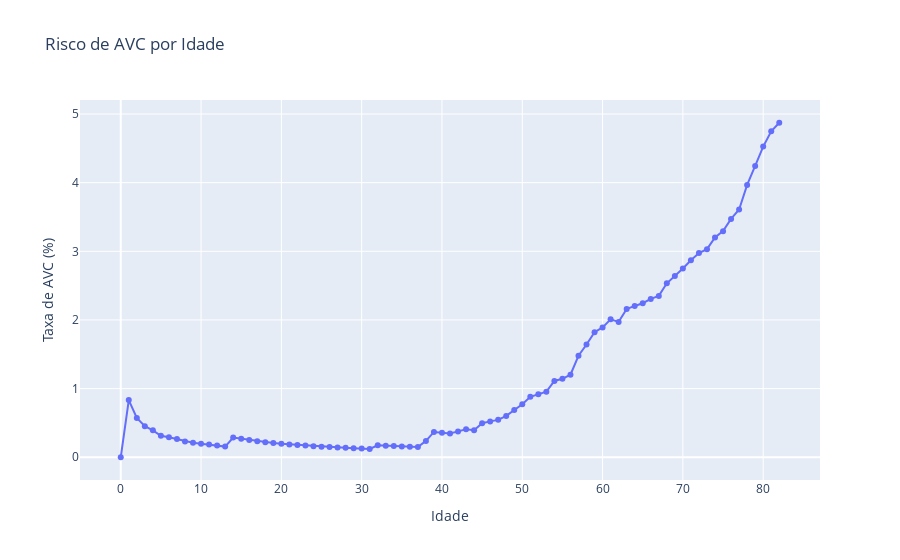

Write notebook code for a chart like this one.
### Code cell
ages = range(df['age'].min(), df['age'].max() + 1)
stroke_rate = []

for age in ages:
    subset = df[df['age'] <= age]  # pessoas com idade até 'age'
    stroke_rate.append(subset['stroke'].mean() * 100)  # porcentagem

# DataFrame para plotar
df_plot = pd.DataFrame({'Idade': ages, 'Taxa_AVC': stroke_rate})

# Gráfico de linha
fig = px.line(
    df_plot,
    x='Idade',
    y='Taxa_AVC',
    title='Risco de AVC por Idade',
    labels={'Idade': 'Idade', 'Taxa_AVC': 'Taxa de AVC (%)'},
    markers=True
)

fig.show()

### Figure 1 — Plotly figure (JSON) as saved in the notebook; plotly's stock layout.template omitted (floating-point values rounded to 4 significant figures)
{"data": [{"hovertemplate": "Idade=%{x}<br>Taxa de AVC (%)=%{y}<extra></extra>", "legendgroup": "", "line": {"color": "#636efa", "dash": "solid"}, "marker": {"symbol": "circle"}, "mode": "lines+markers", "name": "", "orientation": "v", "showlegend": false, "type": "scatter", "x": [0, 1, 2, 3, 4, 5, 6, 7, 8, 9, 10, 11, 12, 13, 14, 15, 16, 17, 18, 19, 20, 21, 22, 23, 24, 25, 26, 27, 28, 29, 30, 31, 32, 33, 34, 35, 36, 37, 38, 39, 40, 41, 42, 43, 44, 45, 46, 47, 48, 49, 50, 51, 52, 53, 54, 55, 56, 57, 58, 59, 60, 61, 62, 63, 64, 65, 66, 67, 68, 69, 70, 71, 72, 73, 74, 75, 76, 77, 78, 79, 80, 81, 82], "xaxis": "x", "y": [0.0, 0.8333, 0.5714, 0.4525, 0.3922, 0.3125, 0.2907, 0.266, 0.2304, 0.2119, 0.1972, 0.1842, 0.1701, 0.155, 0.2861, 0.2688, 0.2513, 0.2336, 0.2183, 0.207, 0.1951, 0.1866, 0.1791, 0.1693, 0.1618, 0.1547, 0.1476, 0.1418, 0.1366, 0.132, 0.1274, 0.1213, 0.1744, 0.1688, 0.1626, 0.158, 0.1538, 0.148, 0.2382, 0.3687, 0.3565, 0.3453, 0.3769, 0.4068, 0.3948, 0.4966, 0.5224, 0.5445, 0.6026, 0.6897, 0.771, 0.8798, 0.918, 0.9556, 1.111, 1.142, 1.203, 1.478, 1.642, 1.821, 1.892, 2.009, 1.972, 2.159, 2.204, 2.244, 2.307, 2.351, 2.534, 2.641, 2.75, 2.869, 2.974, 3.032, 3.201, 3.294, 3.472, 3.61, 3.968, 4.245, 4.525, 4.749, 4.873], "yaxis": "y"}], "layout": {"legend": {"tracegroupgap": 0}, "title": {"text": "Risco de AVC por Idade"}, "xaxis": {"anchor": "y", "domain": [0, 1], "title": {"text": "Idade"}}, "yaxis": {"anchor": "x", "domain": [0, 1], "title": {"text": "Taxa de AVC (%)"}}}}
